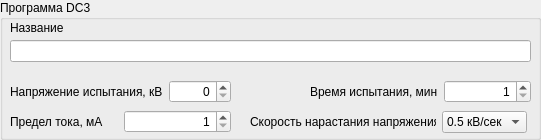
     <widget class="QGroupBox" name="ProgrammControl_10">
      <property name="geometry">
       <rect>
        <x>580</x>
        <y>328</y>
        <width>541</width>
        <height>140</height>
       </rect>
      </property>
      <property name="maximumSize">
       <size>
        <width>625</width>
        <height>140</height>
       </size>
      </property>
      <property name="title">
       <string>Программа DC3</string>
      </property>
      <widget class="QLabel" name="label_74">
       <property name="geometry">
        <rect>
         <x>10</x>
         <y>20</y>
         <width>101</width>
         <height>16</height>
        </rect>
       </property>
       <property name="text">
        <string>Название</string>
       </property>
      </widget>
      <widget class="QLineEdit" name="DC3NameEdit">
       <property name="geometry">
        <rect>
         <x>10</x>
         <y>40</y>
         <width>521</width>
         <height>22</height>
        </rect>
       </property>
       <property name="maxLength">
        <number>100</number>
       </property>
      </widget>
      <widget class="QWidget" name="layoutWidget_29">
       <property name="geometry">
        <rect>
         <x>10</x>
         <y>110</y>
         <width>221</width>
         <height>24</height>
        </rect>
       </property>
       <layout class="QHBoxLayout" name="horizontalLayout_34">
        <item>
         <widget class="QLabel" name="label_75">
          <property name="text">
           <string>Предел тока, мА</string>
          </property>
         </widget>
        </item>
        <item>
         <widget class="QSpinBox" name="DC3CurrentBox">
          <property name="alignment">
           <set>Qt::AlignRight|Qt::AlignTrailing|Qt::AlignVCenter</set>
          </property>
          <property name="minimum">
           <number>1</number>
          </property>
          <property name="maximum">
           <number>200</number>
          </property>
         </widget>
        </item>
       </layout>
      </widget>
      <widget class="QWidget" name="layoutWidget_30">
       <property name="geometry">
        <rect>
         <x>10</x>
         <y>80</y>
         <width>221</width>
         <height>24</height>
        </rect>
       </property>
       <layout class="QHBoxLayout" name="horizontalLayout_35">
        <item>
         <widget class="QLabel" name="label_76">
          <property name="text">
           <string>Напряжение испытания, кВ</string>
          </property>
         </widget>
        </item>
        <item>
         <widget class="QSpinBox" name="DC3VoltageBox">
          <property name="alignment">
           <set>Qt::AlignRight|Qt::AlignTrailing|Qt::AlignVCenter</set>
          </property>
          <property name="maximum">
           <number>100</number>
          </property>
         </widget>
        </item>
       </layout>
      </widget>
      <widget class="QWidget" name="layoutWidget_31">
       <property name="geometry">
        <rect>
         <x>310</x>
         <y>80</y>
         <width>221</width>
         <height>24</height>
        </rect>
       </property>
       <layout class="QHBoxLayout" name="horizontalLayout_36">
        <item>
         <widget class="QLabel" name="label_77">
          <property name="text">
           <string>Время испытания, мин</string>
          </property>
         </widget>
        </item>
        <item>
         <widget class="QSpinBox" name="DC3Time">
          <property name="alignment">
           <set>Qt::AlignRight|Qt::AlignTrailing|Qt::AlignVCenter</set>
          </property>
          <property name="minimum">
           <number>1</number>
          </property>
          <property name="maximum">
           <number>900</number>
          </property>
         </widget>
        </item>
       </layout>
      </widget>
      <widget class="QWidget" name="layoutWidget_32">
       <property name="geometry">
        <rect>
         <x>250</x>
         <y>110</y>
         <width>277</width>
         <height>24</height>
        </rect>
       </property>
       <layout class="QHBoxLayout" name="horizontalLayout_37">
        <item>
         <widget class="QLabel" name="label_78">
          <property name="text">
           <string>Скорость нарастания напряжения</string>
          </property>
         </widget>
        </item>
        <item>
         <widget class="QComboBox" name="DC3AutoSpeedBox">
          <item>
           <property name="text">
            <string>0.5 кВ/сек</string>
           </property>
          </item>
          <item>
           <property name="text">
            <string>1 кВ/сек</string>
           </property>
          </item>
          <item>
           <property name="text">
            <string>2кВ/сек</string>
           </property>
          </item>
         </widget>
        </item>
       </layout>
      </widget>
     </widget>
